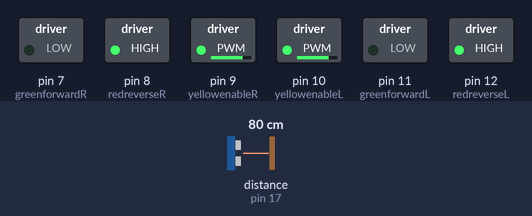
Recording of a sketch running on a simulated Arduino Uno, built with avr-gcc and run on an emulated ATmega328P. On the bench: switched loads named in the sketch (green lamp = pin HIGH). Inputs (shaded band) come from the test bench; at power-on: distance to the obstacle (sensor on pin 17) 80 cm. The echo pulse lasts 58.3 µs per cm; what the sketch prints to the serial monitor is not drawn. At 0.8 s the program stops and its outputs stay as they are.

Above: at 0.3 s.
At 0.8 s:
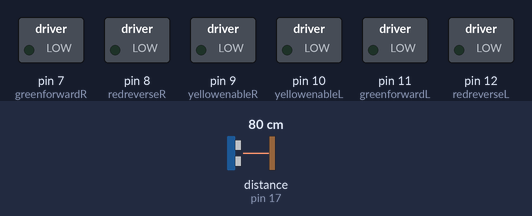
Timing chart, 0 to 2.3 s (numbered marks = the images above):
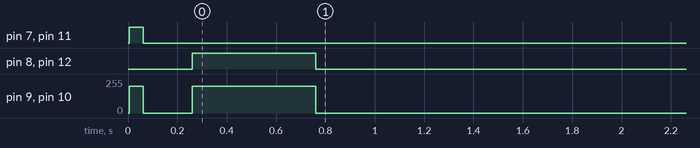

The sketch:

Story_9.ino
```cpp
// C++ code
// Story_9

// ---------------------------------------------------------------------------
// Example NewPing library sketch that does a ping about 20 times per second.
// ---------------------------------------------------------------------------

#include <NewPing.h> //import the NewPing sonar library

int redreverseL = 12;
int greenforwardL = 11;
int yellowenableL = 10;

int yellowenableR = 9;
int redreverseR = 8;
int greenforwardR = 7;

const int RIGHT_FEEDBACK = 2; // Pin numbers on Rover for RIGHT motor sensor
const int LEFT_FEEDBACK = 3; // Pin numbers on Rover for LEFT motor sensor

#define TRIGGER_PIN  4  // Arduino pin tied to trigger pin on the ultrasonic sensor.
#define ECHO_PIN     5  // Arduino pin tied to echo pin on the ultrasonic sensor.
#define TRIGGER_DOWN 13  // Arduino pin tied to trigger pin on the ultrasonic sensor.
#define ECHO_DOWN    17  // Arduino pin tied to echo pin on the ultrasonic sensor.


#define MAX_DISTANCE 200 // Maximum distance we want to

NewPing downSonar(TRIGGER_DOWN, ECHO_DOWN, MAX_DISTANCE);

volatile int leftcounter = 0; // initiate L counter to zero for start
volatile int rightcounter = 0; //initiate R counter to zero for start


// make a function to add 1 rotation to the left motor counter
void LeftMotorISR(){
  // adds one to the left motor counter on each motor revolution
  leftcounter++;
}

// make a function to add 1 rotation to the right motor counter
void RightMotorISR(){
  // adds one to the right motor counter on each motor revolution
  rightcounter++;
}

// make a function to make it go forwards
void goForwards()
{
  analogWrite(yellowenableL, 200); // Turn left enable on
  analogWrite(yellowenableR, 200); // Turn right enable on
  digitalWrite(greenforwardL, HIGH);
  digitalWrite(greenforwardR, HIGH);
  digitalWrite(redreverseL, LOW);
  digitalWrite(redreverseR, LOW);
}

// make a function to make it go left
void goLeft()
{
  analogWrite(yellowenableL, 200); // Turn left enable on faster
  analogWrite(yellowenableR, 100); // Turn right enable on slower
  digitalWrite(greenforwardL, HIGH);
  digitalWrite(greenforwardR, LOW);
  digitalWrite(redreverseL, LOW);
  digitalWrite(redreverseR, LOW);
}

// make a function to make it go right
void goRight()
{
  analogWrite(yellowenableL, 100); // Turn left enable on slower
  analogWrite(yellowenableR, 200); // Turn right enable on faster
  digitalWrite(greenforwardL, LOW);
  digitalWrite(greenforwardR, HIGH);
  digitalWrite(redreverseL, LOW);
  digitalWrite(redreverseR, LOW);
}

// make a function to make it stop
void stopMoving()
{
  analogWrite(yellowenableL, 0); // left enable off
  analogWrite(yellowenableR, 0); // right enable off
  digitalWrite(greenforwardL, LOW);
  digitalWrite(greenforwardR, LOW);
  digitalWrite(redreverseL, LOW);
  digitalWrite(redreverseR, LOW);
}

// make a function to make it reverse
void goBack()
{
  analogWrite(yellowenableL, 200); // Turn left enable on
  analogWrite(yellowenableR, 200); // Turn right enable on
  digitalWrite(greenforwardL, LOW);
  digitalWrite(greenforwardR, LOW);
  digitalWrite(redreverseL, HIGH);
  digitalWrite(redreverseR, HIGH);
}

// make a function to stop and turn off
void stopandturnoff()
{
  analogWrite(yellowenableL, 0); // Turn left enable off
  analogWrite(yellowenableR, 0); // Turn right enable off
  digitalWrite(greenforwardL, LOW);
  digitalWrite(greenforwardR, LOW);
  digitalWrite(redreverseL, LOW);
  digitalWrite(redreverseR, LOW);
}


void setup()
{
  pinMode(redreverseL, OUTPUT);
  pinMode(greenforwardL, OUTPUT);
  pinMode(yellowenableL, OUTPUT);
  pinMode(yellowenableR, OUTPUT);
  pinMode(greenforwardR, OUTPUT);
  pinMode(redreverseR, OUTPUT);

  pinMode(LEFT_FEEDBACK, INPUT);
  pinMode(RIGHT_FEEDBACK, INPUT);

  Serial.begin(115200);
  downSonar.ping_cm();

}

void loop()
{
  goForwards();  // Call the function to start forwards motion
  delay(50);

  int distance = downSonar.ping_cm();

  // Wait 50ms between pings (about 20 pings/sec). 29ms should be the shortest delay between pings.
  Serial.print("Down Ping: ");
  Serial.print(distance); //  distance in cm and print result
  Serial.println("cm");

if (distance == 0 || distance > 12)
  {
  stopMoving(); // stop moving
  delay(200);

  goBack(); // back up
  delay(500);

  stopMoving(); // stop moving
  exit(0); // stop forever
  }

}
```

Measured:
- by itself, pin 7 (greenforwardR), pin 11 (greenforwardL): LOW → HIGH at 0.01 s, → LOW 0.06 s later
- by itself, pin 8 (redreverseR), pin 12 (redreverseL): LOW → HIGH at 0.26 s, → LOW 0.50 s later
- by itself, pin 9 (yellowenableR), pin 10 (yellowenableL): 0/255 → 200/255 at 0.26 s, → 0/255 0.50 s later
